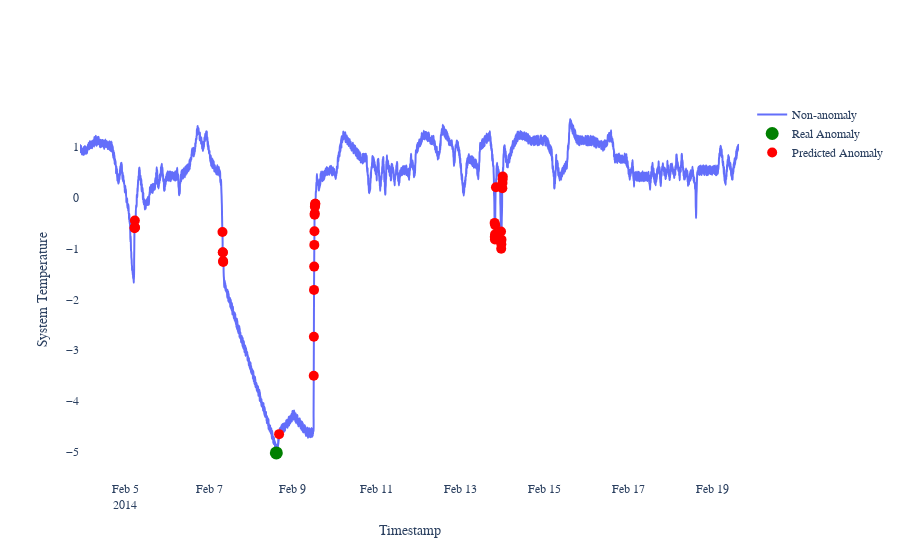

The cell this chart's notebook holds for it:
### Code cell
layout = go.Layout(
    yaxis = dict(title = 'System Temperature'),
    xaxis = dict(title = 'Timestamp'), paper_bgcolor='rgba(0,0,0,0)',
    plot_bgcolor='rgba(0,0,0,0)', font_family="Times New Roman"
)

trace1 = go.Scatter(
    x = test_val_df.index,
    y = test_val_df.value,
    mode = 'lines',
    name = 'Non-anomaly',
    line = dict(shape = 'spline')
)

trace2 = go.Scatter(
    x = test_anomalies.index,
    y = test_anomalies.value, 
    mode = 'markers', name = 'Real Anomaly',
    marker = dict(color = 'green', size = 13)
)

trace3 = go.Scatter(
    x = anomalies.index,
    y = anomalies.value, 
    mode = 'markers', name = 'Predicted Anomaly',
    marker = dict(color = 'red', size = 10)
)

fig = go.Figure(data = [trace1, trace2, trace3], layout = layout)
py.offline.iplot(fig)

### Figure 1 — Plotly figure (JSON) as saved in the notebook; plotly's stock layout.template omitted (floating-point values rounded to 4 significant figures; data arrays with more than 128 entries replaced by an {"elided": "..."} marker saying what was removed)
{"data": [{"line": {"shape": "spline"}, "mode": "lines", "name": "Non-anomaly", "type": "scatter", "x": {"elided": "4529 str values"}, "y": {"elided": "4529 float values"}}, {"marker": {"color": "green", "size": 13}, "mode": "markers", "name": "Real Anomaly", "type": "scatter", "x": ["2014-02-08T14:30:00"], "y": [-5.028]}, {"marker": {"color": "red", "size": 10}, "mode": "markers", "name": "Predicted Anomaly", "type": "scatter", "x": ["2014-02-05T05:20:00", "2014-02-05T05:25:00", "2014-02-05T05:30:00", "2014-02-05T05:35:00", "2014-02-07T07:40:00", "2014-02-07T07:50:00", "2014-02-07T07:55:00", "2014-02-07T08:00:00", "2014-02-07T08:05:00", "2014-02-08T16:05:00", "2014-02-09T11:55:00", "2014-02-09T12:00:00", "2014-02-09T12:05:00", "2014-02-09T12:10:00", "2014-02-09T12:15:00", "2014-02-09T12:20:00", "2014-02-09T12:25:00", "2014-02-09T12:30:00", "2014-02-09T12:35:00", "2014-02-09T12:40:00", "2014-02-09T12:45:00", "2014-02-09T12:50:00", "2014-02-13T19:30:00", "2014-02-13T19:35:00", "2014-02-13T19:40:00", "2014-02-13T19:45:00", "2014-02-13T19:50:00", "2014-02-13T20:15:00", "2014-02-13T23:10:00", "2014-02-13T23:15:00", "2014-02-13T23:20:00", "2014-02-13T23:25:00", "2014-02-13T23:55:00", "2014-02-14T00:00:00", "2014-02-14T00:05:00", "2014-02-14T00:10:00"], "y": [-0.5986, -0.5788, -0.4452, -0.5836, -0.6731, -1.071, -1.074, -1.246, -1.264, -4.658, -3.508, -2.738, -1.814, -1.354, -0.9261, -0.6561, -0.3325, -0.3029, -0.1754, -0.1495, -0.1159, -0.1143, -0.4925, -0.7672, -0.8183, -0.719, -0.5369, 0.2117, -0.6636, -1.002, -0.9147, -0.8226, 0.1893, 0.2933, 0.3678, 0.4235]}], "layout": {"font": {"family": "Times New Roman"}, "paper_bgcolor": "rgba(0,0,0,0)", "plot_bgcolor": "rgba(0,0,0,0)", "xaxis": {"title": {"text": "Timestamp"}}, "yaxis": {"title": {"text": "System Temperature"}}}}
